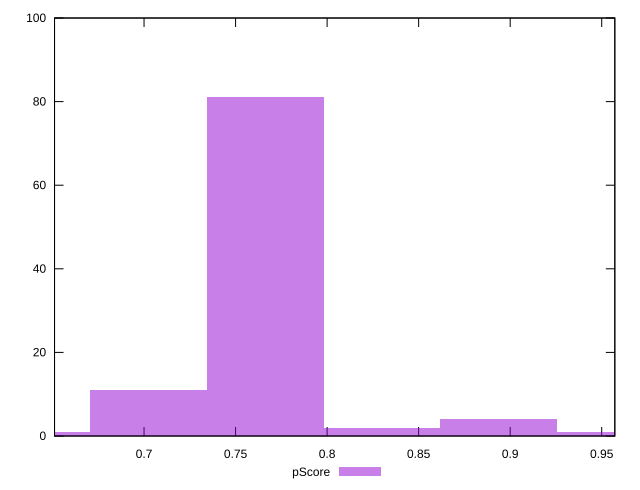

Reproduce this figure in gnuplot.
reset

$pScore <<EOF
0.7661528035068397 81
0.7023067365479364 11
0.9576910043835497 1
0.8938449374246463 4
0.829998870465743 2
0.6384606695890331 1
EOF

set key outside below
set boxwidth 0.06384606695890331
set xrange [0.6511033333333334:0.9571608333289623]
set yrange [0:100]
set trange [0:100]
set style fill transparent solid 0.5 noborder
set terminal svg size 640, 490 enhanced background rgb 'white'
set output "report_00014_2021-02-09T15:56:05.503Z/uses-rel-preconnect/samples/pages+cached+noadtech/pScore/histogram.svg"

plot $pScore title "pScore" with boxes

reset
